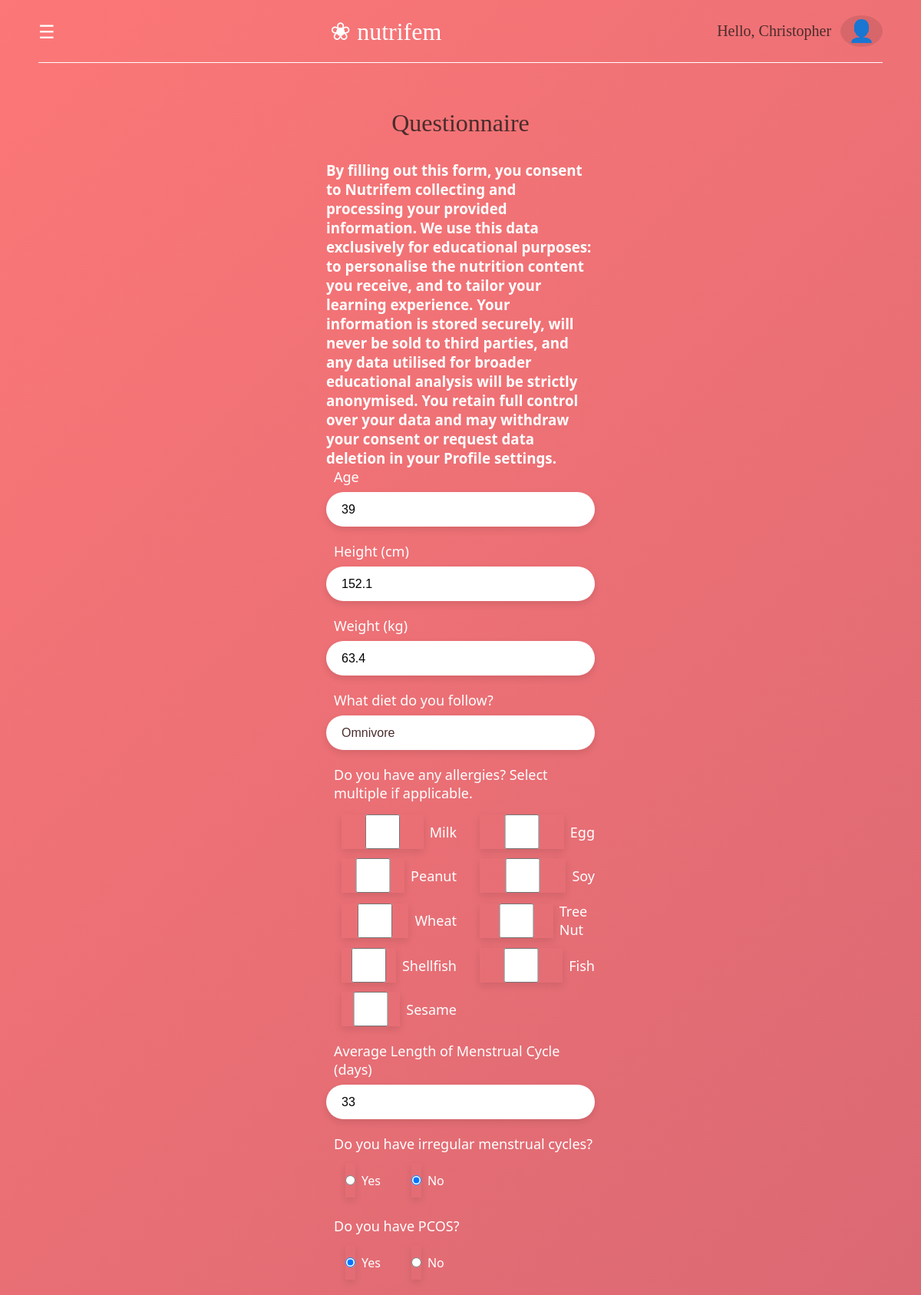
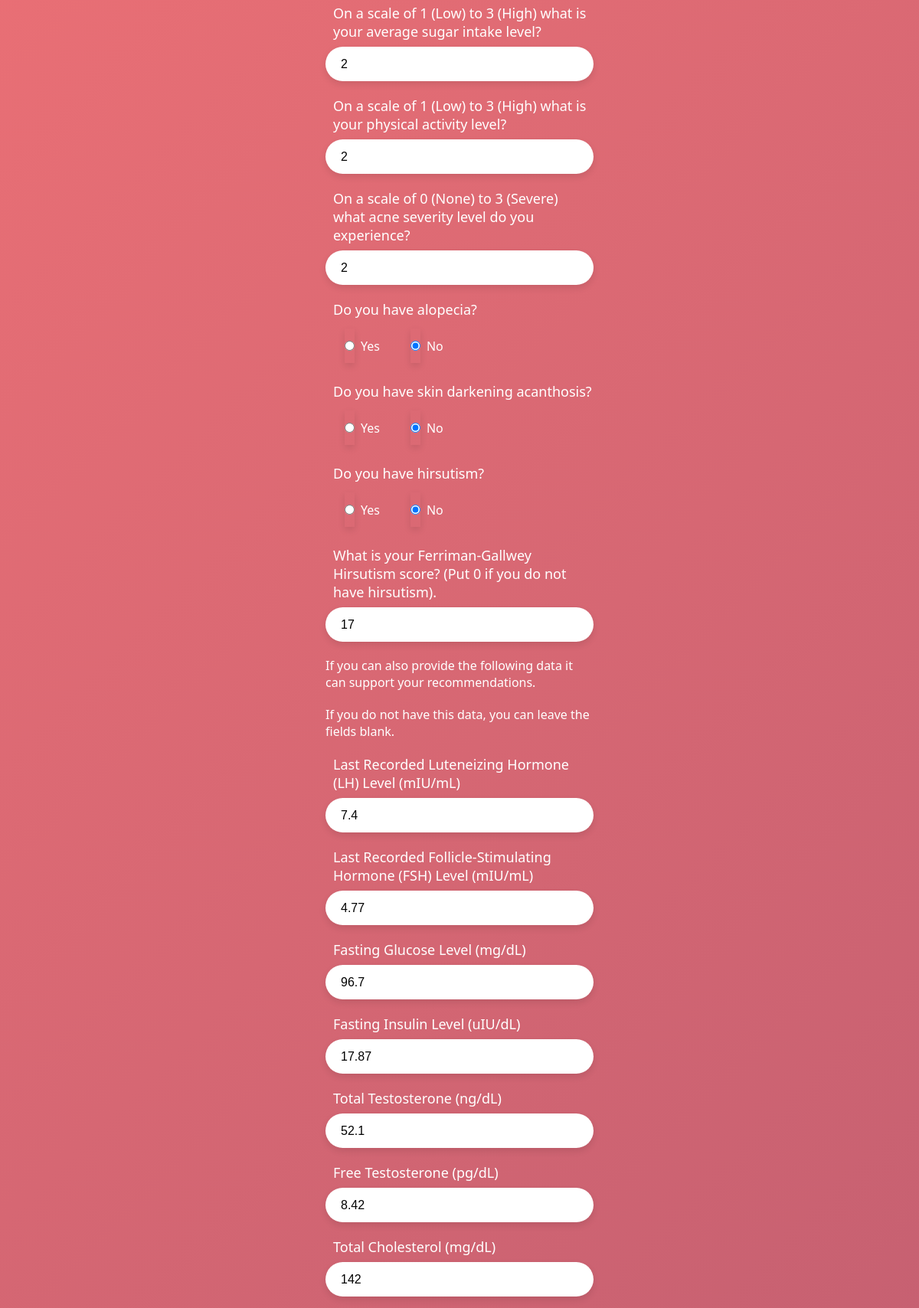
The page /questionnaire (signed in, upper part) on the database its author committed (2 pictures, top to bottom).
### tables this page shows
CREATE TABLE "patientdata" (
"Age" INTEGER,
  "Height_cm" REAL,
  "Weight_kg" REAL,
  "BMI" REAL,
  "Menstrual_Cycle_Length_days" INTEGER,
  "Menstrual_Irregularity" INTEGER,
  "Fasting_Glucose_mg_dL" REAL,
  "Fasting_Insulin_uIU_mL" REAL,
  "HOMA_IR" REAL,
  "LH_mIU_mL" REAL,
  "FSH_mIU_mL" REAL,
  "LH_FSH_Ratio" REAL,
  "Total_Testosterone_ng_dL" REAL,
  "Free_Testosterone_pg_mL" REAL,
  "Total_Cholesterol_mg_dL" INTEGER,
  "Triglycerides_mg_dL" REAL,
  "Dietary_Sugar_Intake" INTEGER,
  "Physical_Activity_Level" INTEGER,
  "PCOS_Diagnosis" INTEGER,
  "Hirsutism_Score_FG" INTEGER,
  "Acne_Severity" INTEGER,
  "Alopecia" INTEGER,
  "Skin_Darkening_Acanthosis" INTEGER,
  "Vitamin_D_ng_mL" REAL,
  "first_name" TEXT,
  "last_name" TEXT,
  "email" TEXT,
  "Target_Nutrient_Vector" TEXT,
  "Allergens" REAL,
  "Diet" TEXT,
  "hashed_password" TEXT
);

### WORKING_APP.py (the view, shortened to what this page needs)
@app.route('/questionnaire', methods=['GET', 'POST'])
def questionnaire():
    if "ID" not in session:
        flash("Please log in to continue.")
        return redirect(url_for("login"))
    user_email = session["ID"]
    conn = sqlite3.connect(DB_PATH)
    conn.row_factory = sqlite3.Row
    cursor = conn.cursor()
    cursor.execute("SELECT * FROM patientdata WHERE lower(email) = lower(?)", (user_email,))
    user_data = cursor.fetchone()
    conn.close()
    user_first_name = session.get("first_name", "User")
    return render_template('questionnaire.html', first_name=user_first_name, user=user_data)

### templates/questionnaire.html (shortened to what this page needs)
<!DOCTYPE html>
<html lang="en">
<head>
    <link rel="stylesheet" href="{{ url_for('static', filename='css/questionnaire.css') }}">
</head>
<body>
  <header class="navbar">
    <div class="menu-icon" onclick="openNav()">&#9776;</div>
    <div class="logo">
      <span class="flower-icon">&#10048;</span> nutrifem
    </div>
    <div class="user-profile">
        <span class="greeting">Hello, {{ first_name }}</span>
        <span class="user-icon">&#128100;</span>
    </div>
  </header>
  <hr class="nav-divider">
  <main class="login-wrapper">
    <div class="login-container">
      <h1>Questionnaire</h1>
      <h3>By filling out this form, you consent to Nutrifem collecting and processing your provided information. We use this data exclusively for educational purposes: to personalise the nutrition content you receive, and to tailor your learning experience. Your information is stored securely, will never be sold to third parties, and any data utilised for broader educational analysis will be strictly anonymised. You retain full control over your data and may withdraw your consent or request data deletion in your Profile settings.</h3>
      <form class="login-form", method="post", action="/questionnaire">
        <div class="form-group">
          <label for="age">Age</label>
          <input
            type="number"
            id="age"
            name="age"
            min="18"
            max="120"
            title="Please enter your age."
            required
            value="{{ user.Age if user and user.Age != None else '' }}">
        </div>
        <div class="form-group">
          <label for="height">Height (cm)</label>
          <input
            type="number"
            id="height"
            name="height"
            min="120"
            max="220"
            step="0.01"
            title="Please enter your height."
            required
            value="{{ user.Height_cm if user and user.Height_cm != None else '' }}">
        </div>
        <div class="form-group">
          <label for="weight">Weight (kg)</label>
          <input
            type="number"
            id="weight"
            name="weight"
            min="20"
            max="200"
            step="0.01"
            title="Please enter your weight."
            required
            value="{{ user.Weight_kg if user and user.Weight_kg != None else '' }}">
        </div>
        <div class="form-group">
          <label for="diet">What diet do you follow?</label>
          <select name ="diet" id="diet">
            <option value="omnivore" {% if user and user.Diet == 'omnivore' %}checked{% endif %}>Omnivore</option>
          </select>
        </div>
        <div class="form-group">
          <label for="allergens">Do you have any allergies? Select multiple if applicable.</label>
          <div class="checkbox-grid">
            <label class="checkbox-item"><input type="checkbox" name="allergens" value="milk" {% if user and user.Allergens and 'milk' in user.Allergens %}checked{% endif %}>Milk</label>
            <label class="checkbox-item"><input type="checkbox" name="allergens" value="egg" {% if user and user.Allergens and 'egg' in user.Allergens %}checked{% endif %}>Egg</label>
            <label class="checkbox-item"><input type="checkbox" name="allergens" value="peanut" {% if user and user.Allergens and 'peanut' in user.Allergens %}checked{% endif %}>Peanut</label>
            <label class="checkbox-item"><input type="checkbox" name="allergens" value="soy" {% if user and user.Allergens and 'soy' in user.Allergens %}checked{% endif %}>Soy</label>
            <label class="checkbox-item"><input type="checkbox" name="allergens" value="wheat" {% if user and user.Allergens and 'wheat' in user.Allergens %}checked{% endif %}>Wheat</label>
            <label class="checkbox-item"><input type="checkbox" name="allergens" value="tree_nut" {% if user and user.Allergens and 'tree_nut' in user.Allergens %}checked{% endif %}>Tree Nut</label>
            <label class="checkbox-item"><input type="checkbox" name="allergens" value="shellfish" {% if user and user.Allergens and 'shellfish' in user.Allergens %}checked{% endif %}>Shellfish</label>
            <label class="checkbox-item"><input type="checkbox" name="allergens" value="fish" {% if user and user.Allergens and 'fish' in user.Allergens %}checked{% endif %}>Fish</label>
            <label class="checkbox-item"><input type="checkbox" name="allergens" value="sesame" {% if user and user.Allergens and 'sesame' in user.Allergens %}checked{% endif %}>Sesame</label>
          </div>
        </div>
        <div class="form-group">
          <label for="cycle_length">Average Length of Menstrual Cycle (days)</label>
          <input
            type="number"
            id="cycle_length"
            name="cycle_length"
            min="10"
            max="60"
            title="Please enter the average length of your menstrual cycle."
            required
            value="{{ user.Menstrual_Cycle_Length_days if user and user.Menstrual_Cycle_Length_days != None else '' }}">
        </div>
        <div class="form-group">
          <label for="menstrual_irregularity">Do you have irregular menstrual cycles?</label>
          <div class="radio-group">
            <label><input type="radio" id="yes" name="menstrual_irregularity" value="Yes" {% if user and user.Menstrual_Irregularity == 1 %}checked{% endif %}> Yes</label>
            <label><input type="radio" id="no" name="menstrual_irregularity" value="No" {% if user and user.Menstrual_Irregularity != 1 %}checked{% endif %}> No</label>
          </div>
        </div>
        <div class="form-group">
          <label for="pcos_diagnosis">Do you have PCOS?</label>
          <div class="radio-group">
            <label><input type="radio" id="yes" name="pcos_diagnosis" value="Yes" {% if user and user.PCOS_Diagnosis == 1 %}checked{% endif %}> Yes</label>
            <label><input type="radio" id="no" name="pcos_diagnosis" value="No" {% if user and user.PCOS_Diagnosis != 1 %}checked{% endif %}> No</label>
          </div>
        </div>
        <div class="form-group">
          <label for="sugar_intake">On a scale of 1 (Low) to 3 (High) what is your average sugar intake level?</label>
          <input
            type="number"
            id="sugar_intake"
            name="sugar_intake"
            min="1"
            max="3"
            title="Please enter your average sugar intake level."
            required
            value="{{ user.Dietary_Sugar_Intake if user and user.Dietary_Sugar_Intake != None else '' }}">
        </div>
        <div class="form-group">
          <label for="physical_activity">On a scale of 1 (Low) to 3 (High) what is your physical activity level?</label>
          <input
            type="number"
            id="physical_activity"
            name="physical_activity"
            min="1"
            max="3"
            title="Please enter your physical activity level."
            required
            value="{{ user.Physical_Activity_Level if user and user.Physical_Activity_Level != None else '' }}">
        </div>
        <div class="form-group">
          <label for="acne_severity">On a scale of 0 (None) to 3 (Severe) what acne severity level do you experience?</label>
          <input
            type="number"
            id="acne_severity"
            name="acne_severity"
            min="0"
            max="3"
            title="Please enter your acne severity level."
            required
            value="{{ user.Acne_Severity if user and user.Acne_Severity != None else '' }}">
        </div>
        <div class="form-group">
          <label for="alopecia">Do you have alopecia?</label>
          <div class="radio-group">
            <label><input type="radio" id="yes" name="alopecia" value="Yes" {% if user and user.Alopecia == 1 %}checked{% endif %}> Yes</label>
            <label><input type="radio" id="no" name="alopecia" value="No" {% if user and user.Alopecia != 1 %}checked{% endif %}> No</label>
          </div>
        </div>
        <div class="form-group">
          <label for="acanthosis">Do you have skin darkening acanthosis?</label>
          <div class="radio-group">
            <label><input type="radio" id="yes" name="acanthosis" value="Yes" {% if user and user.Skin_Darkening_Acanthosis == 1 %}checked{% endif %}> Yes</label>
            <label><input type="radio" id="no" name="acanthosis" value="No" {% if user and user.Skin_Darkening_Acanthosis != 1 %}checked{% endif %}> No</label>
          </div>
        </div>
        <div class="form-group">
          <label for="hirsutism">Do you have hirsutism?</label>
          <div class="radio-group">
            <label><input type="radio" id="yes" name="hirsutism" value="Yes" {% if user and user.Hirsutism_Score_FG == 1 %}checked{% endif %}> Yes</label>
            <label><input type="radio" id="no" name="hirsutism" value="No" {% if user and user.Hirsutism_Score_FG != 1 %}checked{% endif %}> No</label>
          </div>
        </div>
        <div class="form-group">
          <label for="fg_score">What is your Ferriman-Gallwey Hirsutism score? (Put 0 if you do not have hirsutism).</label>
          <input
            type="number"
            id="fg_score"
            name="fg_score"
            min="0"
            max="24"
            title="Please enter your Ferriman-Gallwey Hirsutism score."
            required
            value="{{ user.Hirsutism_Score_FG if user and user.Hirsutism_Score_FG != None else '' }}">
        </div>
        <p>If you can also provide the following data it can support your recommendations.</p>
        <p>If you do not have this data, you can leave the fields blank.</p>
        <div class="form-group">
          <label for="lh_level">Last Recorded Luteneizing Hormone (LH) Level (mIU/mL)</label>
          <input
            type="number"
            id="lh_level"
            name="lh_level"
            min="1"
            max="30"
            step="0.01"
            value="{{ user.LH_mIU_mL if user and user.LH_mIU_mL != None else '' }}">
        </div>
        <div class="form-group">
          <label for="fsh_level">Last Recorded Follicle-Stimulating Hormone (FSH) Level (mIU/mL)</label>
          <input
            type="number"
            id="fsh_level"
            name="fsh_level"
            min="1"
            max="30"
            step="0.01"
            value="{{ user.FSH_mIU_mL if user and user.FSH_mIU_mL != None else '' }}">
        </div>
        <div class="form-group">
          <label for="glucose_level">Fasting Glucose Level (mg/dL)</label>
          <input
            type="number"
            id="glucose_level"
            name="glucose_level"
            min="30"
            max="150"
            step="0.01"
            value="{{ user.Fasting_Glucose_mg_dL if user and user.Fasting_Glucose_mg_dL != None else '' }}">
        </div>
        <div class="form-group">
          <label for="insulin_level">Fasting Insulin Level (uIU/dL)</label>
          <input
            type="number"
            id="insulin_level"
            name="insulin_level"
            min="1"
            max="40"
            step="0.01"
            value="{{ user.Fasting_Insulin_uIU_mL if user and user.Fasting_Insulin_uIU_mL != None else '' }}">
        </div>
        <div class="form-group">
          <label for="total_tes">Total Testosterone (ng/dL)</label>
          <input
            type="number"
            id="total_tes"
            name="total_tes"
            min="1"
            max="120"
            step="0.01"
            value="{{ user.Total_Testosterone_ng_dL if user and user.Total_Testosterone_ng_dL != None else '' }}">
        </div>
        <div class="form-group">
          <label for="free_tes">Free Testosterone (pg/dL)</label>
          <input
            type="number"
            id="free_tes"
            name="free_tes"
            min="1"
            max="20"
            step="0.01"
            value="{{ user.Free_Testosterone_pg_mL if user and user.Free_Testosterone_pg_mL != None else '' }}">
        </div>
        <div class="form-group">
          <label for="cholesterol">Total Cholesterol (mg/dL)</label>
          <input
            type="number"
            id="cholesterol"
            name="cholesterol"
            min="90"
            max="350"
            step="0.01"
            value="{{ user.Total_Cholesterol_mg_dL if user and user.Total_Cholesterol_mg_dL != None else '' }}">
        </div>
      </form>
    </div>
  </main>
</body>
</html>

### static/css/questionnaire.css (style rules this page uses)
* { box-sizing: border-box; margin: 0; padding: 0; }
body { background: linear-gradient(135deg, #fc7777 0%, #c35f71 100%); color: white; font-family: 'Segoe UI', Tahoma, Geneva, Verdana, sans-serif; min-height: 100vh; }
.navbar { display: flex; justify-content: space-between; align-items: center; padding: 20px 50px; }
.menu-icon { font-size: 24px; cursor: pointer; }
.logo { font-size: 32px; font-family: Georgia, serif; }
.nav-divider { border: 0; border-top: 1px solid white; margin: 0 50px; }
.user-profile { display: flex; align-items: center; gap: 12px; font-family: Georgia, serif; font-size: 20px; color: #4a2c2c; }
.user-icon { font-size: 28px; background-color: rgba(74, 44, 44, 0.15); padding: 4px 10px; border-radius: 50%; display: flex; align-items: center; justify-content: center; }
.login-wrapper { display: flex; justify-content: center; padding: 60px 20px; }
.login-container { width: 100%; max-width: 350px; display: flex; flex-direction: column; align-items: center; }
.login-container h1 { font-family: Georgia, serif; color: #4a2c2c; font-size: 32px; font-weight: normal; margin-bottom: 30px; }
.login-form { width: 100%; display: flex; flex-direction: column; gap: 20px; }
.form-group { display: flex; flex-direction: column; gap: 8px; }
.form-group label { font-size: 18px; color: white; padding-left: 10px; }
.form-group input { width: 100%; height: 45px; border-radius: 25px; border: none; padding: 0 20px; font-size: 16px; outline: none; box-shadow: 0 4px 10px rgba(0,0,0,0.1); }
.radio-group { display: flex; gap: 30px; align-items: center; padding-left: 10px; margin: 5px; }
.radio-group label { display: flex; align-items: center; gap: 8px; font-size: 16px; cursor: pointer; }
.form-group select { width: 100%; height: 45px; border-radius: 25px; border: none; padding: 0 20px; font-size: 16px; outline: none; background-color: white; color: #4a2c2c; box-shadow: 0 4px 10px rgba(0, 0, 0, 0.1); cursor: pointer; appearance: none; -webkit-appearance: none; -moz-appearance: none; }
.checkbox-grid { display: grid; grid-template-columns: repeat(auto-fill, minmax(130px, 1fr)); gap: 12px 20px; padding-left: 10px; margin-top: 8px; }
.checkbox-item { display: flex; align-items: center; gap: 8px; font-size: 16px; color: white; cursor: pointer; }

### rows shown on the page
patientdata: first_name "Christopher", age "39", height "152.1", weight "63.4", cycle_length "33", Menstrual_Irregularity "☐ Yes", Menstrual_Irregularity "☑ No", PCOS_Diagnosis "☑ Yes", PCOS_Diagnosis "☐ No", sugar_intake "2", physical_activity "2", acne_severity "2", Alopecia "☐ Yes", Alopecia "☑ No", Skin_Darkening_Acanthosis "☐ Yes", Skin_Darkening_Acanthosis "☑ No", Hirsutism_Score_FG "☐ Yes", Hirsutism_Score_FG "☑ No", fg_score "17", lh_level "7.4", fsh_level "4.77", glucose_level "96.7", insulin_level "17.87", total_tes "52.1", free_tes "8.42", cholesterol "142"
